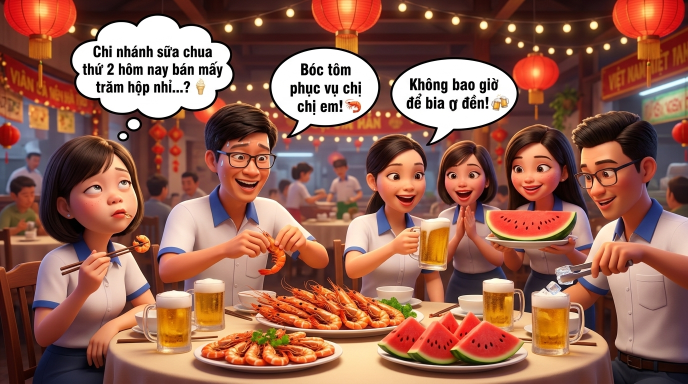
#> input picture GravityCode/MBC/CreateImg/generated_scenes/slide_ban4_suachua.jpg, 1376 x 768 px (shown at 1/2 size)
$ python render_panoramic_room.py
#> lines starting #> are read from the running program, lines starting #| are printed output that depends on the picture
# -*- coding: utf-8 -*-
import os
import sys
if hasattr(sys.stdout, "reconfigure"):
    sys.stdout.reconfigure(encoding="utf-8")

import cv2
import numpy as np
from PIL import Image, ImageDraw, ImageFont, ImageFilter

BASE_DIR = r"c:\Users\12953 bao\Desktop\desktop\work\Project\Python\BasicLearnPython\W3schools\Python Tutorial\GravityCode\MBC\CreateImg"
SCENES_DIR = os.path.join(BASE_DIR, "generated_scenes")
OUTPUT_PATH = os.path.join(SCENES_DIR, "phong_tiec_toan_canh_5_ban.jpg")

W, H = 3840, 2160

def cv2_imread_utf8(path):
    if not os.path.exists(path):
        return None
    with open(path, 'rb') as f:
        data = np.frombuffer(f.read(), np.uint8)
        return cv2.imdecode(data, cv2.IMREAD_COLOR)

# [8 lines left out: function cv2_imwrite_utf8, not called in this run]

def get_font(size, bold=True):
    names = ['segoeuib.ttf', 'arialbd.ttf', 'tahomabd.ttf'] if bold else ['segoeui.ttf', 'arial.ttf', 'tahoma.ttf']
    for fn in names:
        try:
            return ImageFont.truetype(fn, size)
        except:
            pass
    return ImageFont.load_default()

print("Bắt đầu dựng không gian phòng tiệc toàn cảnh 5 bàn (3840x2160)...")

# 1. Dựng nền không gian phòng tiệc cao cấp với chiều sâu phối cảnh (Perspective Banquet Hall)
hall = np.zeros((H, W, 3), dtype=np.uint8)

# Tạo bầu trời đêm qua khung kính panorama
for y in range(int(H * 0.45)):
    ratio = y / (H * 0.45)
    r = int(10 + ratio * 25)
    g = int(14 + ratio * 20)
    b = int(32 + ratio * 20)
    hall[y, :] = (b, g, r)

# Thêm ánh đèn thành phố lung linh (city skyline bokeh)
np.random.seed(42)
for _ in range(160):
    cx = np.random.randint(100, W - 100)
    cy = np.random.randint(int(H * 0.15), int(H * 0.42))
    rad = np.random.randint(4, 18)
    color = (
        np.random.randint(100, 220), # B
        np.random.randint(160, 240), # G
        np.random.randint(220, 255)  # R
    )
    cv2.circle(hall, (cx, cy), rad, color, -1)
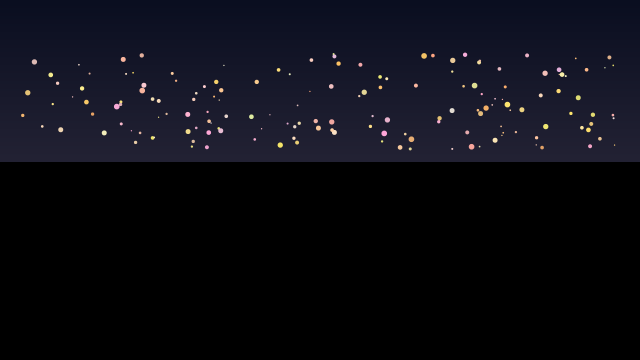
#> hall: shape (2160, 3840, 3) (shown at 1/6 size); mean of channels 0, 1, 2 19.5, 11.8, 11.4; drawn as B, G, R

hall = cv2.GaussianBlur(hall, (35, 35), 18)

# Dựng sàn gỗ nhà hàng tiệc với các đường phối cảnh tụ về trung tâm
floor_y_start = int(H * 0.40)
for y in range(floor_y_start, H):
    ratio = (y - floor_y_start) / (H - floor_y_start)
    # Tông gỗ ấm áp
    r = int(45 + ratio * 55)
    g = int(28 + ratio * 35)
    b = int(18 + ratio * 22)
    hall[y, :] = (b, g, r)

# Vẽ các đường rãnh sàn gỗ tụ về điểm vanishing point (W//2, H*0.35)
vp_x, vp_y = W // 2, int(H * 0.35)
for x_base in range(-W, W * 2, 140):
    cv2.line(hall, (vp_x, vp_y), (x_base, H), (14, 18, 28), 2, cv2.LINE_AA)
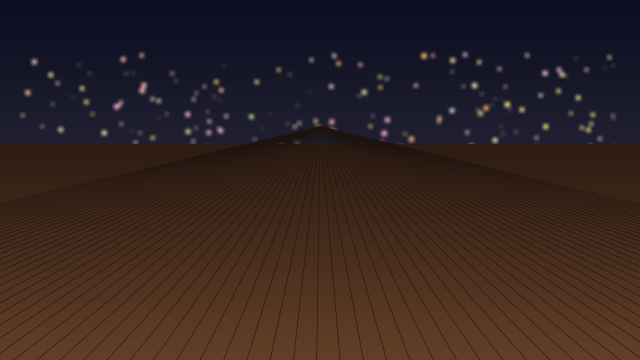
#> hall: shape (2160, 3840, 3) (shown at 1/6 size); mean of channels 0, 1, 2 33.2, 35.8, 50.8; drawn as B, G, R

# Làm mịn sàn gỗ với ánh sáng bóng nhẹ
hall = cv2.GaussianBlur(hall, (3, 3), 1)

# Thêm xà gồ trần gỗ và đèn lồng treo đỏ lung linh ở trần
ceiling_h = int(H * 0.18)
for y in range(ceiling_h):
    ratio = y / ceiling_h
    hall[y, :] = (int(16 * (1 - ratio)), int(18 * (1 - ratio)), int(30 * (1 - ratio)))

# Dây đèn lồng đỏ giăng ngang trần phòng tiệc
for lantern_x in range(120, W - 100, 220):
    lantern_y = int(H * 0.10 + np.sin(lantern_x * 0.005) * 25)
    # Ánh sáng tỏa
    cv2.circle(hall, (lantern_x, lantern_y), 65, (30, 60, 220), -1)
    # Quả lồng đèn đỏ
    cv2.ellipse(hall, (lantern_x, lantern_y), (28, 38), 0, 0, 360, (40, 50, 245), -1)
    cv2.ellipse(hall, (lantern_x, lantern_y), (14, 38), 0, 0, 360, (60, 80, 255), -1)
    cv2.circle(hall, (lantern_x, lantern_y), 12, (120, 200, 255), -1)
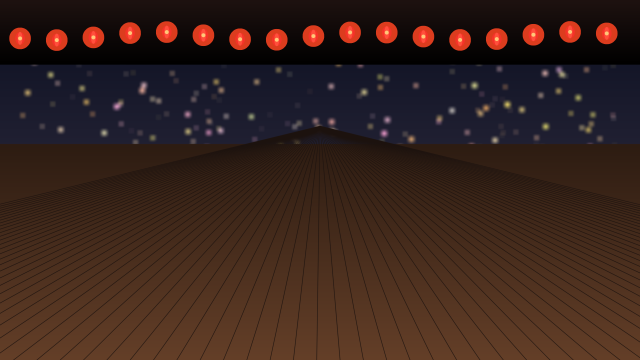
#> hall: shape (2160, 3840, 3) (shown at 1/6 size); mean of channels 0, 1, 2 28.9, 35.6, 56.5; drawn as B, G, R

# Áp dụng blur cho trần đèn lồng lung linh
hall[:int(H*0.22), :] = cv2.GaussianBlur(hall[:int(H*0.22), :], (21, 21), 9)

# 2. Định nghĩa vị trí 5 bàn tiệc trong phối cảnh 3D không gian phòng:
# Bàn 1 (VIP): Trung tâm tôn nghiêm, cao quý, đặt chính giữa
# Bàn 2 (Thực Thần): Tiền cảnh góc trái (gần người xem, kích thước lớn)
# Bàn 3 (Chị Em): Tiền cảnh góc phải (gần người xem, kích thước lớn)
# Bàn 4 (Sữa Chua): Trung cảnh bên trái (kết nối giữa bàn 1 và bàn 2)
# Bàn 5 (Bolero): Trung cảnh bên phải (kết nối giữa bàn 1 và bàn 3)

tables = [
    {
        'file': 'slide_ban1_vip.jpg',
        'title': '⭐ BÀN 1: BÀN VIP LÃNH ĐẠO & TẤN SỸ SANG MỜI RƯỢU',
        'pos': (W // 2, int(H * 0.44)), # Center stage
        'scale': (1440, 804),
        'glow_color': (0, 215, 255) # Vàng ánh kim VIP
    },
    {
        'file': 'slide_ban2_thucthan.jpg',
        'title': '🍗 BÀN 2: THỰC THẦN ĐÙI GÀ & THẦY BÓI TIỆC NHẬU',
        'pos': (int(W * 0.26), int(H * 0.77)), # Tiền cảnh trái
        'scale': (1320, 737),
        'glow_color': (40, 80, 240) # Đỏ cam tiệc nướng
    },
    {
        'file': 'slide_ban3_chiem.jpg',
        'title': '💃 BÀN 3: HỘI CHỊ EM RẠNG RỠ & SELFIE SỐNG ẢO',
        'pos': (int(W * 0.74), int(H * 0.77)), # Tiền cảnh phải
        'scale': (1320, 737),
        'glow_color': (180, 80, 255) # Hồng rạng rỡ
    },
    {
        'file': 'slide_ban4_suachua.jpg',
        'title': '🍨 BÀN 4: ĐẠI BẢN DOANH SỮA CHUA & ANH BÓC TÔM',
        'pos': (int(W * 0.16), int(H * 0.38)), # Trung cảnh trái
        'scale': (1080, 603),
        'glow_color': (60, 200, 100) # Xanh tươi mới
    },
    {
        'file': 'slide_ban5_bolero.jpg',
        'title': '🎤 BÀN 5: BAN NHẠC BOLERO & TUYỆT ĐỈNH RÓT BIA',
        'pos': (int(W * 0.84), int(H * 0.38)), # Trung cảnh phải
        'scale': (1080, 603),
        'glow_color': (220, 140, 60) # Tím xanh sân khấu
    }
]

# Thứ tự vẽ: Vẽ các bàn ở xa trước (Bàn 4, Bàn 5), sau đó Bàn 1 VIP ở giữa, rồi Bàn 2 & Bàn 3 ở tiền cảnh
draw_order = [3, 4, 0, 1, 2] # Index trong danh sách tables

for idx in draw_order:
    tb = tables[idx]
    p = os.path.join(SCENES_DIR, tb['file'])
    img = cv2_imread_utf8(p)
#> in cv2_imread_utf8, returned value is the input picture: shape (768, 1376, 3); mean B, G, R 82.4, 98.3, 148.8
    if img is None:
        continue

    tw, th = tb['scale']
    img_resized = cv2.resize(img, (tw, th), interpolation=cv2.INTER_LANCZOS4)

    cx, cy = tb['pos']
    x1 = cx - tw // 2
    y1 = cy - th // 2
    x2 = x1 + tw
    y2 = y1 + th

    # 1. Đổ bóng 3D chân thực lên sàn nhà (Ambient Floor Shadow)
    shadow_pad = 28
    cv2.ellipse(hall, (cx, y2 - 8), (tw // 2 + shadow_pad, 55), 0, 0, 360, (8, 10, 15), -1)

    # 2. Tạo viền ánh sáng vàng ấm hòa quyện với đèn phòng (Light Bloom)
    cv2.rectangle(hall, (x1 - 6, y1 - 6), (x2 + 6, y2 + 6), tb['glow_color'], 4, cv2.LINE_AA)

    # Dán bàn vào không gian phòng tiệc
    # Cắt xén an toàn nếu tràn mép
    sx1 = max(0, x1)
    sy1 = max(0, y1)
    sx2 = min(W, x2)
    sy2 = min(H, y2)

    crop_x1 = sx1 - x1
    crop_y1 = sy1 - y1
    crop_x2 = crop_x1 + (sx2 - sx1)
    crop_y2 = crop_y1 + (sy2 - sy1)

    hall[sy1:sy2, sx1:sx2] = img_resized[crop_y1:crop_y2, crop_x1:crop_x2]
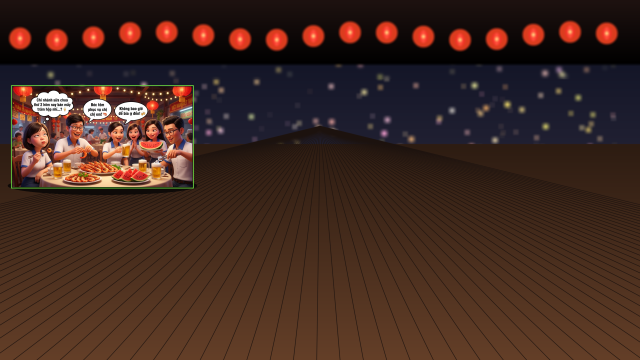
#> hall: shape (2160, 3840, 3) (shown at 1/6 size); mean of channels 0, 1, 2 32.5, 41.2, 65; drawn as B, G, R
#> pass 2 of the loop `for idx in draw_order:`:
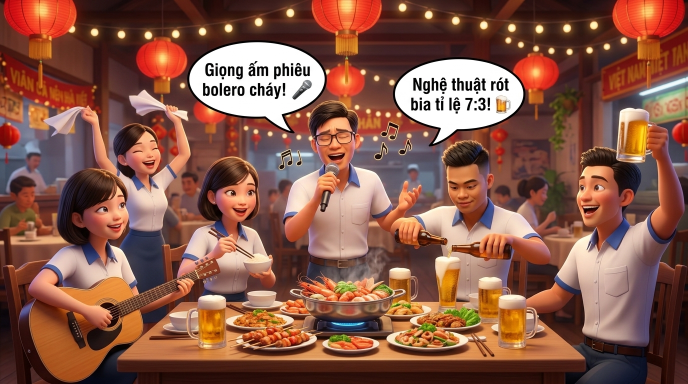
#> input picture GravityCode/MBC/CreateImg/generated_scenes/slide_ban5_bolero.jpg, 1376 x 768 px (shown at 1/2 size)
#> in cv2_imread_utf8, returned value is the input picture: shape (768, 1376, 3); mean B, G, R 72.4, 88, 134.9
#> `img_resized = cv2.resize(img, (tw, th), interpolation=cv2.INTER_LANCZO..`:
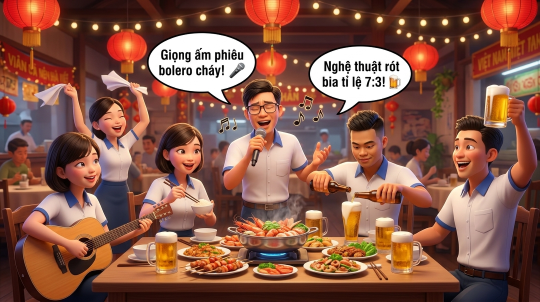
#> img_resized: shape (603, 1080, 3) (shown at 1/2 size); mean B, G, R 72.4, 88, 134.9
#> `hall[sy1:sy2, sx1:sx2] = img_resized[crop_y1:crop_y2, crop_x1:crop_x2]`:
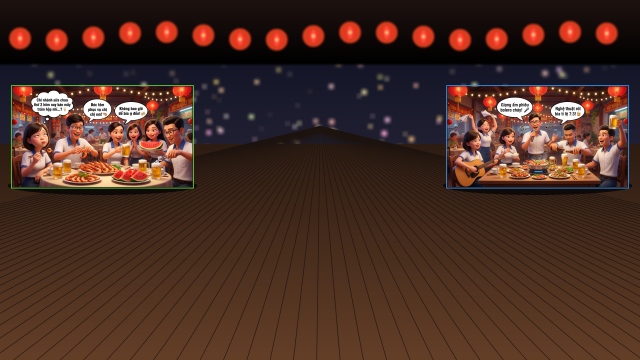
#> hall: shape (2160, 3840, 3) (shown at 1/6 size); mean of channels 0, 1, 2 35.7, 45.7, 72.4; drawn as B, G, R
#> pass 3 of the loop `for idx in draw_order:`:
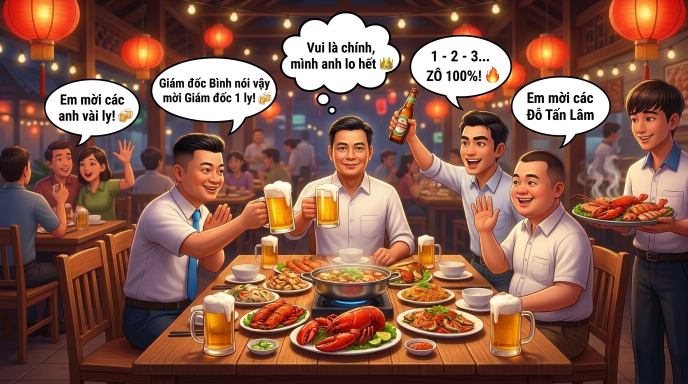
#> input picture GravityCode/MBC/CreateImg/generated_scenes/slide_ban1_vip.jpg, 1376 x 768 px (shown at 1/2 size)
#> in cv2_imread_utf8, returned value is the input picture: shape (768, 1376, 3); mean B, G, R 75.5, 90, 132.6
#> `img_resized = cv2.resize(img, (tw, th), interpolation=cv2.INTER_LANCZO..`:
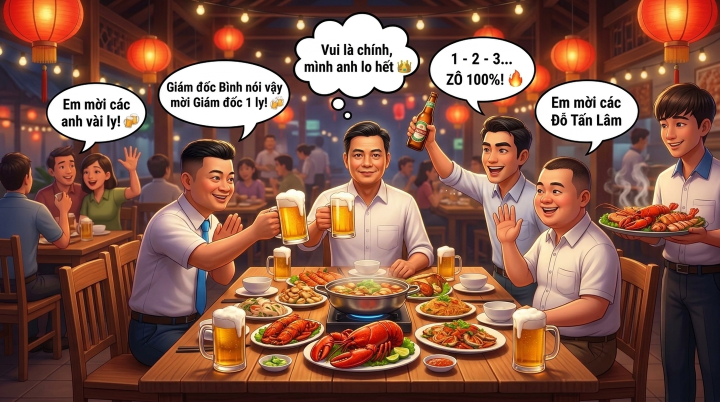
#> img_resized: shape (804, 1440, 3) (shown at 1/2 size); mean B, G, R 75.5, 89.9, 132.6
#> `hall[sy1:sy2, sx1:sx2] = img_resized[crop_y1:crop_y2, crop_x1:crop_x2]`:
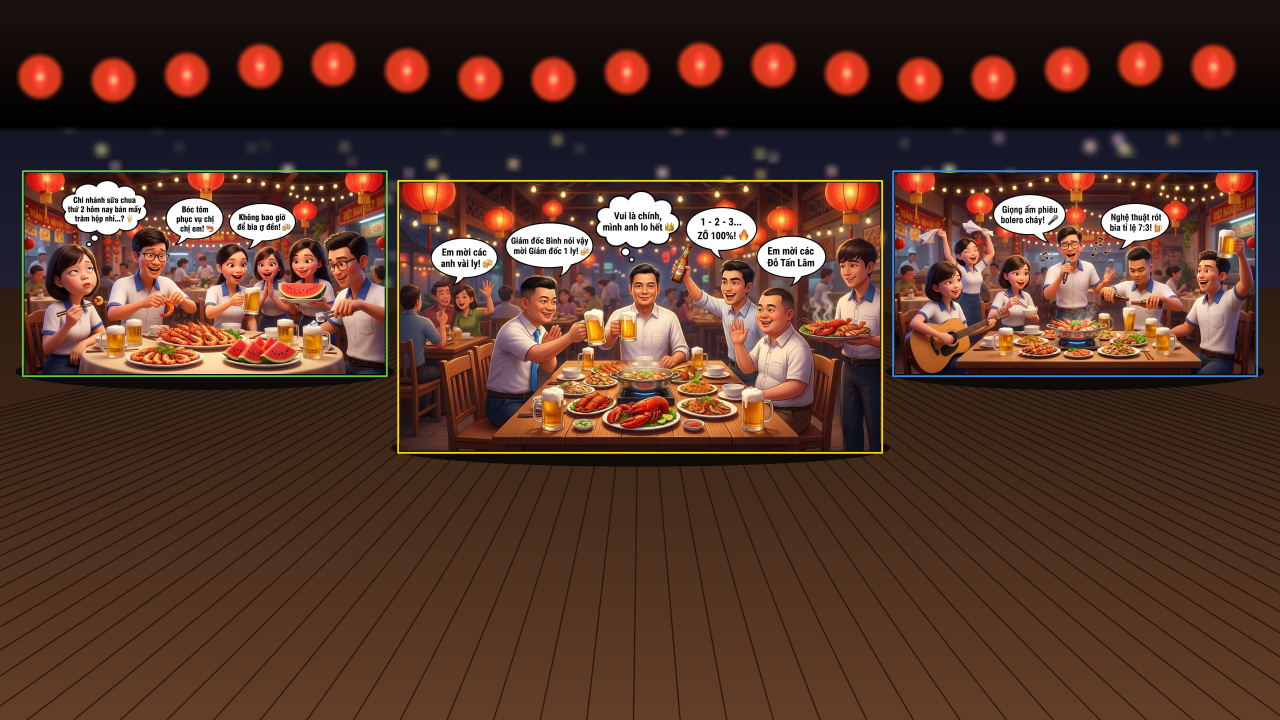
#> hall: shape (2160, 3840, 3) (shown at 1/3 size); mean of channels 0, 1, 2 41.8, 54.3, 85.2; drawn as B, G, R
#> the loop made 5 passes; the first 3 are shown

# Chuyển sang PIL để vẽ chữ tiêu đề và nhãn bảng tên sang trọng
pil_img = Image.fromarray(cv2.cvtColor(hall, cv2.COLOR_BGR2RGB))
draw = ImageDraw.Draw(pil_img)

# Banner tiêu đề đỉnh cao
header_h = 130
draw.rectangle([(0, 0), (W, header_h)], fill=(10, 15, 28, 240))
draw.line([(0, header_h), (W, header_h)], fill=(245, 158, 11), width=4)

main_title = "🍻 ĐẠI TIỆC CÔNG TY MBC 2026 - TOÀN CẢNH PHÒNG NHẬU 5 BÀN LIÊN HOÀN 🍻"
sub_title = "HỘI TỤ TOÀN THỂ NHÂN SỰ • BÀN VUÔNG 6 GHẾ • 5 TÌNH HUỐNG VUI NHỘN TRONG CÙNG KHÔNG GIAN ĐẠI TIỆC"

draw.text((W // 2, 42), main_title, font=get_font(52, bold=True), fill=(251, 191, 36), anchor="mm")
draw.text((W // 2, 95), sub_title, font=get_font(26, bold=False), fill=(226, 232, 240), anchor="mm")

# Vẽ nhãn tên bàn mạ vàng sang trọng dưới mỗi bàn tiệc
label_font = get_font(28, bold=True)
for idx in draw_order:
    tb = tables[idx]
    cx, cy = tb['pos']
    tw, th = tb['scale']
    y2 = cy + th // 2

    label_text = tb['title']
    bbox = draw.textbbox((cx, y2 + 22), label_text, font=label_font, anchor="mm")
    pad_x, pad_y = 20, 8
    pill_box = [(bbox[0] - pad_x, bbox[1] - pad_y), (bbox[2] + pad_x, bbox[3] + pad_y)]

    # Nền nhãn màu đen viền vàng sang trọng
    draw.rounded_rectangle(pill_box, radius=12, fill=(15, 23, 42), outline=(245, 158, 11), width=3)
    draw.text((cx, y2 + 22), label_text, font=label_font, fill=(255, 255, 255), anchor="mm")

# Lưu ảnh chất lượng cao 4K
pil_img.save(OUTPUT_PATH, quality=96)
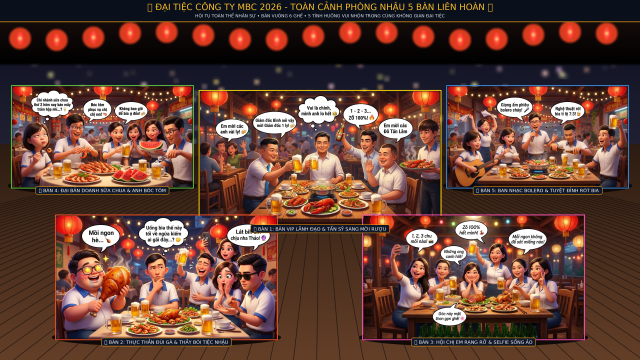
#> saved as phong_tiec_toan_canh_5_ban.jpg: PIL image 3840x2160 RGB (shown at 1/6 size); mean R, G, B 100, 66, 55.4
print(f"SUCCESS: Đã tạo ảnh phòng nhậu toàn cảnh 5 bàn: {OUTPUT_PATH}")
print(f"Dung lượng file: {os.path.getsize(OUTPUT_PATH)} bytes")
